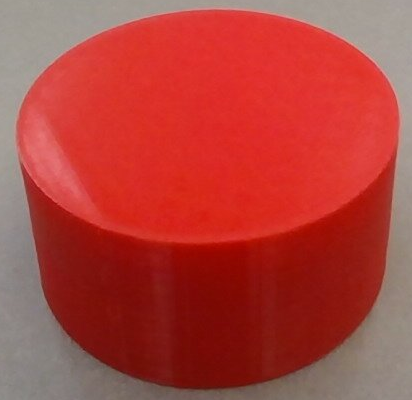
#> input picture classical_computer_vision_approach/data/big_close.png, 412 x 400 px
$ jupyter execute homework_1.ipynb   (shell and % lines are left out)
#> lines starting #> are read from the running program, lines starting #| are printed output that depends on the picture; after the words box and inside, x2 and y2 are one past the last pixel; in counts of white or black regions, pixels touching at a corner belong together; long printed decimals are rounded
[cell 1]
import cv2
import matplotlib.pyplot as plt
import numpy as np
from scipy.spatial import distance
import pandas as pd

plt.rcParams['figure.figsize'] = (12, 9)

# 1. Calibration

[cell 2]
df = pd.read_csv('data/calibration_data.csv')
#> (reads classical_computer_vision_approach/data/calibration_data.csv from the repository)
df['ratio'] = df['Line (cm)'] / df['Distance (cm)']
coeffs = np.polyfit(df['ratio'].to_numpy(), df['Line (pix)'].to_numpy(), 1)

# 2. Volume-Finding Task

In this example you will implement the Hough transform to find coins in the sample image below.

[cell 3]
picture_path = 'data/big_close.png'

[cell 4]
img = cv2.cvtColor(cv2.imread(picture_path), cv2.COLOR_RGB2GRAY)
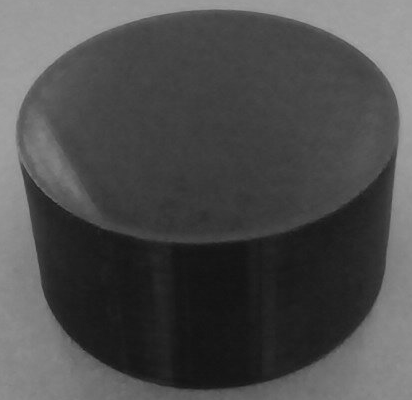
#> img: shape (400, 412); min 18, max 169, mean 77
plt.imshow(img, cmap='gray')
plt.show()

Detect edges in the sample image. Since you have implemented edge detection from scratch in the weekly notebook, here you can simply call `cv2.Canny()`. Pick your threshold values carefully so the edges of the coins are detected.

[cell 5]
edge_img = cv2.Canny(img, 150, 40)
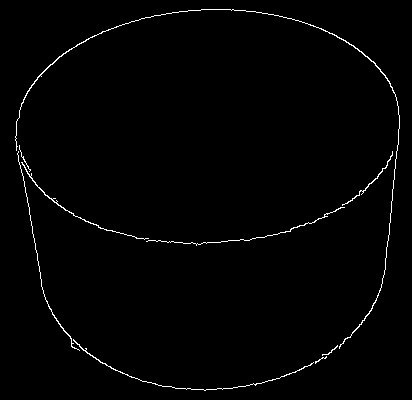
#> edge_img: shape (400, 412); 1.2% white in thin lines or dots, all inside (x1, y1, x2, y2) = (15, 9, 400, 391)
plt.imshow(edge_img, cmap='gray')
plt.show()
coords_tuple = np.where(edge_img > 0)
#> coords_tuple = 1982 positions, rows 9 to 390, columns 15 to 399
edge_pts = np.array((coords_tuple[1], coords_tuple[0])).T
#> edge_pts = 1982 pairs, first value 15 to 399, second value 9 to 390

[cell 6]
for i in range(100):
    lines = cv2.HoughLines(edge_img,1,np.pi/180,i)
    if len(lines) == 2:
        break
color_img = cv2.cvtColor(edge_img, cv2.COLOR_GRAY2RGB)
for line in lines:
    rho,theta = line[0]
    a = np.cos(theta)
    b = np.sin(theta)
    x0 = a*rho
    y0 = b*rho
    x1 = int(x0 + 1000*(-b))
    y1 = int(y0 + 1000*(a))
    x2 = int(x0 - 1000*(-b))
    y2 = int(y0 - 1000*(a))
    cv2.line(color_img,(x1,y1),(x2,y2),(255,255,255),1)
#> this loop made 2 passes
#> (rho, theta, a, b, x0, y0, x1, y1) on passes 1 to 2: (410, 0.105, 0.995, 0.105, 407.8, 42.86, 303, 1037), (8, 2.97, -0.985, 0.174, -7.88, 1.39, -181, -983)
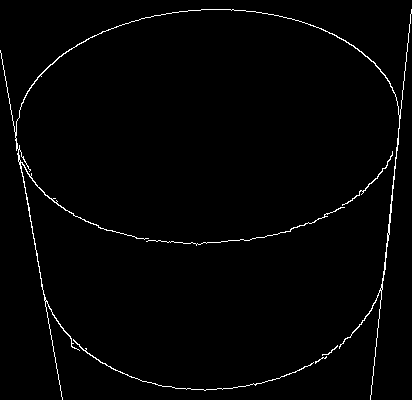
#> color_img: shape (400, 412, 3); 1.5% white in thin lines or dots
gray = cv2.cvtColor(color_img, cv2.COLOR_RGB2GRAY)
#> gray: shape (400, 412); 1.5% white in thin lines or dots
plt.imshow(gray, cmap='gray')
plt.show()

[cell 7]
rho,theta = lines[0][0]
#> rho = 410; theta = 0.105
a = np.cos(theta)
#> a = 0.995
b = np.sin(theta)
#> b = 0.105
x0 = a*rho
#> x0 = 407.8
y0 = b*rho
#> y0 = 42.86
line_0_pts = []
for i in np.arange(-1000, 1001):
    x1 = x0 + i*(-b)
    y1 = y0 + i*(a)
    line_0_pts.append([x1, y1])
#> this loop made 2001 passes
#> (x1, y1) on passes 1 to 3: (512.3, -951.7), (512.2, -950.7), (512.1, -949.7)
#> after the loop, line_0_pts = 2001 pairs, first value 303.2 to 512.3, second value -951.7 to 1037.4
line_0_pts = np.array(line_0_pts)

rho,theta = lines[1][0]
#> rho = 8; theta = 2.97
a = np.cos(theta)
#> a = -0.985
b = np.sin(theta)
#> b = 0.174
x0 = a*rho
#> x0 = -7.88
y0 = b*rho
#> y0 = 1.39
line_1_pts = []
for i in np.arange(-1000, 1001):
    x1 = x0 + i*(-b)
    y1 = y0 + i*(a)
    line_1_pts.append([x1, y1])
#> this loop made 2001 passes
#> (x1, y1) on passes 1 to 3: (165.8, 986.2), (165.6, 985.2), (165.4, 984.2)
#> after the loop, line_1_pts = 2001 pairs, first value -181.5 to 165.8, second value -983.4 to 986.2
line_1_pts = np.array(line_1_pts)

[cell 8]
distances_line_0 = np.ndarray.min(distance.cdist(line_0_pts, edge_pts), axis=1)
#> distances_line_0 = 2001 values, max 994.6 at index 0, min 0.0355 at index 1160, mean 366.2
arg_of_min_distance_line_0 = np.argmin(distances_line_0)
#> arg_of_min_distance_line_0 = 1160
for i in np.arange(1, len(distances_line_0)):
    if np.all(distances_line_0[i:i+10] >= 1) and distances_line_0[i-1] < 1 and i > arg_of_min_distance_line_0:
        line_0_endpoint_1 = np.array([int(line_0_pts[i-1][0]), int(line_0_pts[i-1][1])])
        break
#> this loop made 1243 passes
#> line_0_endpoint_1 on pass 1243: [382, 283]
for i in np.flip(np.arange(0, len(distances_line_0)-1)):
    if np.all(distances_line_0[i-10:i] >= 1) and distances_line_0[i+1] < 1 and i <= arg_of_min_distance_line_0:
        line_0_endpoint_2 = np.array([int(line_0_pts[i][0]), int(line_0_pts[i][1])])
        break
#> this loop made 924 passes
#> line_0_endpoint_2 on pass 924: [399, 118]
#> i on passes 1 to 6: 1999, 1998, 1997, 1996, 1995, 1994

distances_line_1 = np.ndarray.min(distance.cdist(line_1_pts, edge_pts), axis=1)
#> distances_line_1 = 2001 values, max 1051.9 at index 2000, min 0.0233 at index 776, mean 377.9
arg_of_min_distance_line_1 = np.argmin(distances_line_1)
#> arg_of_min_distance_line_1 = 776
for i in np.arange(1, len(distances_line_1)):
    if np.all(distances_line_1[i:i+10] >= 1) and distances_line_1[i] > 1 and distances_line_1[i-1] < 1 and i > arg_of_min_distance_line_1:
        line_1_endpoint_1 = np.array([int(line_1_pts[i-1][0]), int(line_1_pts[i-1][1])])
        break
#> this loop made 868 passes
#> line_1_endpoint_1 on pass 868: [15, 132]
for i in np.flip(np.arange(0, len(distances_line_1)-1)):
    if np.all(distances_line_1[i-10:i] >= 1) and distances_line_1[i+1] < 1 and distances_line_1[i-1] > 1 and i <= arg_of_min_distance_line_1:
        line_1_endpoint_2 = np.array([int(line_1_pts[i][0]), int(line_1_pts[i][1])])
        break
#> this loop made 1303 passes
#> line_1_endpoint_2 on pass 1303: [44, 299]

color_img = cv2.imread(picture_path)
#> color_img is the input picture: shape (400, 412, 3); mean B, G, R 59.9, 66.5, 175.9

color_img[line_0_endpoint_1[1],line_0_endpoint_1[0]]=[0,255,0]
#> color_img: shape (400, 412, 3); under 0.01% of pixels changed, all inside (x1, y1, x2, y2) = (382, 283, 383, 284)
color_img[line_0_endpoint_1[1]-1,line_0_endpoint_1[0]]=[0,255,0]
#> color_img: shape (400, 412, 3); mean B, G, R 59.9, 66.5, 175.9
color_img[line_0_endpoint_1[1],line_0_endpoint_1[0]-1]=[0,255,0]
#> color_img: shape (400, 412, 3); mean B, G, R 59.9, 66.5, 175.9
color_img[line_0_endpoint_1[1]-1,line_0_endpoint_1[0]-1]=[0,255,0]
#> color_img: shape (400, 412, 3); mean B, G, R 59.9, 66.5, 175.9
color_img[line_0_endpoint_1[1]+1,line_0_endpoint_1[0]]=[0,255,0]
#> color_img: shape (400, 412, 3); mean B, G, R 59.9, 66.5, 175.9
color_img[line_0_endpoint_1[1],line_0_endpoint_1[0]+1]=[0,255,0]
#> color_img: shape (400, 412, 3); mean B, G, R 59.9, 66.5, 175.9
color_img[line_0_endpoint_1[1]+1,line_0_endpoint_1[0]+1]=[0,255,0]
#> color_img: shape (400, 412, 3); mean B, G, R 59.9, 66.5, 175.9
color_img[line_0_endpoint_1[1]-1,line_0_endpoint_1[0]+1]=[0,255,0]
#> color_img: shape (400, 412, 3); mean B, G, R 59.9, 66.5, 175.9
color_img[line_0_endpoint_1[1]+1,line_0_endpoint_1[0]-1]=[0,255,0]
#> color_img: shape (400, 412, 3); mean B, G, R 59.9, 66.5, 175.9

color_img[line_0_endpoint_2[1],line_0_endpoint_2[0]]=[0,255,0]
#> color_img: shape (400, 412, 3); mean B, G, R 59.9, 66.5, 175.9
color_img[line_0_endpoint_2[1]-1,line_0_endpoint_2[0]]=[0,255,0]
#> color_img: shape (400, 412, 3); mean B, G, R 59.9, 66.5, 175.9
color_img[line_0_endpoint_2[1],line_0_endpoint_2[0]-1]=[0,255,0]
#> color_img: shape (400, 412, 3); mean B, G, R 59.9, 66.5, 175.9
color_img[line_0_endpoint_2[1]-1,line_0_endpoint_2[0]-1]=[0,255,0]
#> color_img: shape (400, 412, 3); mean B, G, R 59.9, 66.5, 175.9
color_img[line_0_endpoint_2[1]+1,line_0_endpoint_2[0]]=[0,255,0]
#> color_img: shape (400, 412, 3); mean B, G, R 59.9, 66.5, 175.9
color_img[line_0_endpoint_2[1],line_0_endpoint_2[0]+1]=[0,255,0]
#> color_img: shape (400, 412, 3); mean B, G, R 59.9, 66.5, 175.9
color_img[line_0_endpoint_2[1]+1,line_0_endpoint_2[0]+1]=[0,255,0]
#> color_img: shape (400, 412, 3); mean B, G, R 59.9, 66.5, 175.9
color_img[line_0_endpoint_2[1]-1,line_0_endpoint_2[0]+1]=[0,255,0]
#> color_img: shape (400, 412, 3); mean B, G, R 59.9, 66.5, 175.9
color_img[line_0_endpoint_2[1]+1,line_0_endpoint_2[0]-1]=[0,255,0]
#> color_img: shape (400, 412, 3); mean B, G, R 59.9, 66.5, 175.9

color_img[line_1_endpoint_1[1],line_1_endpoint_1[0]]=[0,255,0]
#> color_img: shape (400, 412, 3); mean B, G, R 59.9, 66.5, 175.9
color_img[line_1_endpoint_1[1]-1,line_1_endpoint_1[0]]=[0,255,0]
#> color_img: shape (400, 412, 3); mean B, G, R 59.9, 66.5, 175.9
color_img[line_1_endpoint_1[1],line_1_endpoint_1[0]-1]=[0,255,0]
#> color_img: shape (400, 412, 3); mean B, G, R 59.9, 66.5, 175.9
color_img[line_1_endpoint_1[1]-1,line_1_endpoint_1[0]-1]=[0,255,0]
#> color_img: shape (400, 412, 3); mean B, G, R 59.9, 66.5, 175.9
color_img[line_1_endpoint_1[1]+1,line_1_endpoint_1[0]]=[0,255,0]
#> color_img: shape (400, 412, 3); mean B, G, R 59.9, 66.5, 175.9
color_img[line_1_endpoint_1[1],line_1_endpoint_1[0]+1]=[0,255,0]
#> color_img: shape (400, 412, 3); mean B, G, R 59.9, 66.5, 175.9
color_img[line_1_endpoint_1[1]+1,line_1_endpoint_1[0]+1]=[0,255,0]
#> color_img: shape (400, 412, 3); mean B, G, R 59.9, 66.5, 175.9
color_img[line_1_endpoint_1[1]-1,line_1_endpoint_1[0]+1]=[0,255,0]
#> color_img: shape (400, 412, 3); mean B, G, R 59.9, 66.5, 175.9
color_img[line_1_endpoint_1[1]+1,line_1_endpoint_1[0]-1]=[0,255,0]
#> color_img: shape (400, 412, 3); mean B, G, R 59.9, 66.5, 175.9

color_img[line_1_endpoint_2[1],line_1_endpoint_2[0]]=[0,255,0]
#> color_img: shape (400, 412, 3); mean B, G, R 59.9, 66.5, 175.9
color_img[line_1_endpoint_2[1]-1,line_1_endpoint_2[0]]=[0,255,0]
#> color_img: shape (400, 412, 3); mean B, G, R 59.9, 66.5, 175.9
color_img[line_1_endpoint_2[1],line_1_endpoint_2[0]-1]=[0,255,0]
#> color_img: shape (400, 412, 3); mean B, G, R 59.9, 66.5, 175.9
color_img[line_1_endpoint_2[1]-1,line_1_endpoint_2[0]-1]=[0,255,0]
#> color_img: shape (400, 412, 3); mean B, G, R 59.9, 66.5, 175.9
color_img[line_1_endpoint_2[1]+1,line_1_endpoint_2[0]]=[0,255,0]
#> color_img: shape (400, 412, 3); mean B, G, R 59.9, 66.5, 175.8
color_img[line_1_endpoint_2[1],line_1_endpoint_2[0]+1]=[0,255,0]
#> color_img: shape (400, 412, 3); mean B, G, R 59.9, 66.5, 175.8
color_img[line_1_endpoint_2[1]+1,line_1_endpoint_2[0]+1]=[0,255,0]
#> color_img: shape (400, 412, 3); mean B, G, R 59.9, 66.5, 175.8
color_img[line_1_endpoint_2[1]-1,line_1_endpoint_2[0]+1]=[0,255,0]
#> color_img: shape (400, 412, 3); mean B, G, R 59.9, 66.5, 175.8
color_img[line_1_endpoint_2[1]+1,line_1_endpoint_2[0]-1]=[0,255,0]
#> color_img: shape (400, 412, 3); mean B, G, R 59.9, 66.5, 175.8

plt.imshow(color_img)
plt.show()

[cell 9]
top_left = np.array([line_0_endpoint_1[0], line_0_endpoint_1[1]])
#> top_left = [382, 283]
if line_0_endpoint_2[1] < line_0_endpoint_1[1]:
    top_left = np.array([line_0_endpoint_2[0], line_0_endpoint_2[1]])
#> top_left = [399, 118]

top_right = np.array([line_1_endpoint_1[0], line_1_endpoint_1[1]])
#> top_right = [15, 132]
if line_1_endpoint_2[1] < line_1_endpoint_1[1]:
    top_right = np.array([line_1_endpoint_2[0], line_1_endpoint_2[1]])

if top_right[0] < top_left[0]:
    intermediate = [top_right[0], top_right[1]]
#> intermediate = [15, 132]
    top_right = np.array([top_left[0], top_left[1]])
#> top_right = [399, 118]
    top_left = np.array([intermediate[0], intermediate[1]])
#> top_left = [15, 132]

midpoint_top = np.array([(top_right[0]+top_left[0])/2, (top_right[1]+top_left[1])/2])
#> midpoint_top = [207, 125]

color_img = cv2.imread(picture_path)

color_img[int(midpoint_top[1]),int(midpoint_top[0])]=[0,255,0]
#> color_img: shape (400, 412, 3); under 0.01% of pixels changed, all inside (x1, y1, x2, y2) = (207, 125, 208, 126)
color_img[int(midpoint_top[1]-1),int(midpoint_top[0])]=[0,255,0]
#> color_img: shape (400, 412, 3); mean B, G, R 59.9, 66.5, 175.9
color_img[int(midpoint_top[1]),int(midpoint_top[0]-1)]=[0,255,0]
#> color_img: shape (400, 412, 3); mean B, G, R 59.9, 66.5, 175.9
color_img[int(midpoint_top[1]-1),int(midpoint_top[0]-1)]=[0,255,0]
#> color_img: shape (400, 412, 3); mean B, G, R 59.9, 66.5, 175.9
color_img[int(midpoint_top[1]+1),int(midpoint_top[0])]=[0,255,0]
#> color_img: shape (400, 412, 3); mean B, G, R 59.9, 66.5, 175.9
color_img[int(midpoint_top[1]),int(midpoint_top[0]+1)]=[0,255,0]
#> color_img: shape (400, 412, 3); mean B, G, R 59.9, 66.5, 175.9
color_img[int(midpoint_top[1]+1),int(midpoint_top[0]+1)]=[0,255,0]
color_img[int(midpoint_top[1]-1),int(midpoint_top[0]+1)]=[0,255,0]
color_img[int(midpoint_top[1]+1),int(midpoint_top[0]-1)]=[0,255,0]

minor_axis_ellipse_argument = np.argmin(distance.cdist([midpoint_top], edge_pts), axis=1)
#> minor_axis_ellipse_argument = [44]
closest_point = edge_pts[minor_axis_ellipse_argument][0]
#> closest_point = [200, 10]

color_img[closest_point[1],closest_point[0]]=[0,255,0]
color_img[closest_point[1]-1,closest_point[0]]=[0,255,0]
color_img[closest_point[1],closest_point[0]-1]=[0,255,0]
color_img[closest_point[1]-1,closest_point[0]-1]=[0,255,0]
color_img[closest_point[1]+1,closest_point[0]]=[0,255,0]
color_img[closest_point[1],closest_point[0]+1]=[0,255,0]
color_img[closest_point[1]+1,closest_point[0]+1]=[0,255,0]
color_img[closest_point[1]-1,closest_point[0]+1]=[0,255,0]
color_img[closest_point[1]+1,closest_point[0]-1]=[0,255,0]

plt.imshow(color_img)
plt.show()

[cell 10]
major_axis_half_length = np.linalg.norm(top_right - midpoint_top)
#> major_axis_half_length = 192.1
minor_axis_half_length = np.linalg.norm(closest_point - midpoint_top)
#> minor_axis_half_length = 115.2

perceived_height = (np.linalg.norm(line_1_endpoint_2 - line_1_endpoint_1) + np.linalg.norm(line_0_endpoint_2 - line_0_endpoint_1)) / 2
#> perceived_height = 167.7

angle = np.arccos(minor_axis_half_length / major_axis_half_length)
#> angle = 0.928
height_pixels = perceived_height / np.sin(angle)
#> height_pixels = 209.5

height_cm = 25 * height_pixels / coeffs[0]
#> height_cm = 5.49
radius_cm = 25 * major_axis_half_length / coeffs[0]
#> radius_cm = 5.03
volume_cm_cubed = height_cm * radius_cm * radius_cm * np.pi
#> volume_cm_cubed = 437

print(f'Diameter: {2 * radius_cm} cm')
#| Diameter: 10.067 cm
print(f'Height: {height_cm} cm')
#| Height: 5.490 cm
print(f'Volume: {volume_cm_cubed} cm cubed')
#| Volume: 436.977 cm cubed
